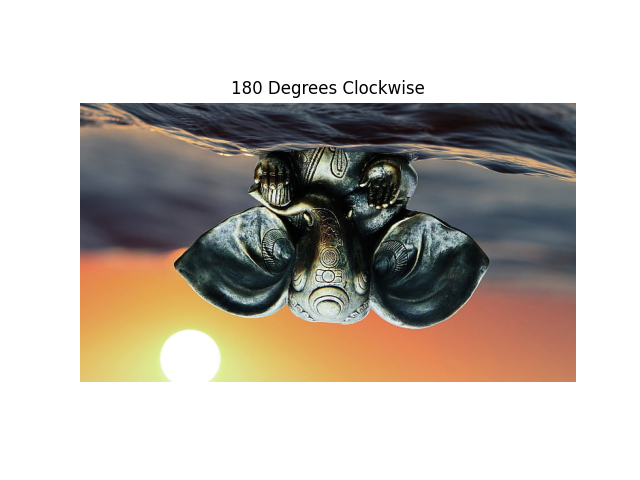

Write the Python code that produced this figure.

import cv2
import matplotlib.pyplot as plt
img = cv2.imread(r'/Users/chrisnikky/Downloads/helo.jpeg')
rotated_180 = cv2.rotate(img, cv2.ROTATE_180)
plt.imshow(cv2.cvtColor(rotated_180, cv2.COLOR_BGR2RGB))
plt.title('180 Degrees Clockwise')
plt.axis('off')
plt.show()
